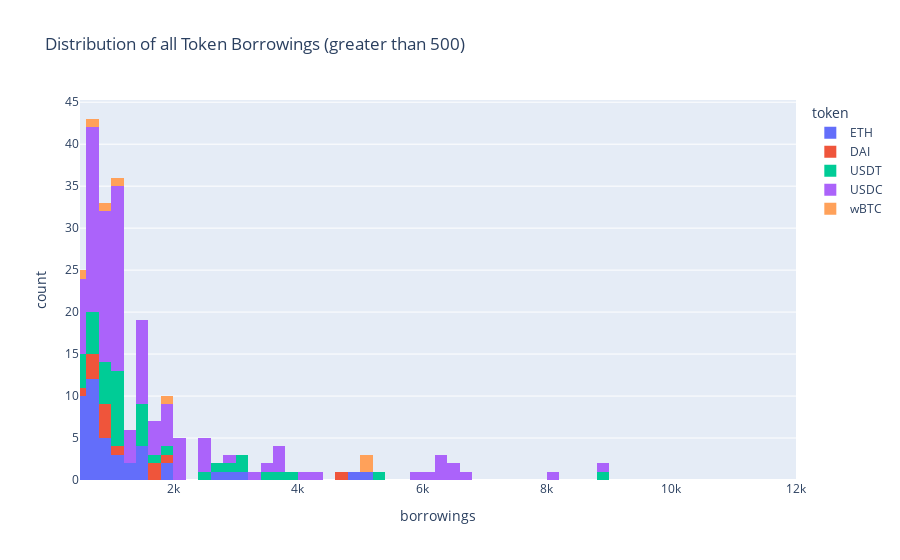

Notebook source saved alongside this figure:
### Code cell
tmp = [
    {'token': token, 'borrowings': user_state.token_states[token].borrowings * prices.prices[token] / 10**constants.get_decimals(token)}
    for user_state in state.user_states.values()
    for token in constants.symbol_decimals_map.keys()
]

token_data = pandas.DataFrame(tmp)
token_data['borrowings'] = token_data['borrowings'].astype(float)
token_data = token_data[token_data['borrowings'] > 500]
fig = px.histogram(token_data, x='borrowings', color='token', title='Distribution of all Token Borrowings (greater than 500)', nbins= 100)
fig.update_xaxes(range = [500, 12000])
fig.show()

### Figure 1 — Plotly figure (JSON) as saved in the notebook; plotly's stock layout.template omitted (floating-point values rounded to 4 significant figures)
{"data": [{"alignmentgroup": "True", "bingroup": "x", "hovertemplate": "token=ETH<br>borrowings=%{x}<br>count=%{y}<extra></extra>", "legendgroup": "ETH", "marker": {"color": "#636efa", "pattern": {"shape": ""}}, "name": "ETH", "nbinsx": 100, "offsetgroup": "ETH", "orientation": "v", "showlegend": true, "type": "histogram", "x": [755.3, 570.8, 4921.0, 760.6, 627.0, 664.7, 994.6, 767.3, 1175.0, 619.9, 2848.0, 1877.0, 1143.0, 575.3, 1171.0, 666.7, 708.5, 712.9, 1274.0, 598.9, 1497.0, 524.6, 14300.0, 949.7, 1519.0, 569.8, 540.3, 599.1, 558.4, 990.4, 526.6, 607.6, 5081.0, 916.0, 917.0, 1470.0, 2608.0, 518.9, 607.5, 713.4, 1331.0, 1883.0, 1481.0, 3085.0], "xaxis": "x", "yaxis": "y"}, {"alignmentgroup": "True", "bingroup": "x", "hovertemplate": "token=DAI<br>borrowings=%{x}<br>count=%{y}<extra></extra>", "legendgroup": "DAI", "marker": {"color": "#EF553B", "pattern": {"shape": ""}}, "name": "DAI", "nbinsx": 100, "offsetgroup": "DAI", "orientation": "v", "showlegend": true, "type": "histogram", "x": [1745.0, 1995.0, 759.2, 986.0, 1085.0, 539.0, 988.0, 783.1, 4693.0, 986.0, 748.5, 857.8, 1738.0], "xaxis": "x", "yaxis": "y"}, {"alignmentgroup": "True", "bingroup": "x", "hovertemplate": "token=USDT<br>borrowings=%{x}<br>count=%{y}<extra></extra>", "legendgroup": "USDT", "marker": {"color": "#00cc96", "pattern": {"shape": ""}}, "name": "USDT", "nbinsx": 100, "offsetgroup": "USDT", "orientation": "v", "showlegend": true, "type": "histogram", "x": [1758.0, 520.5, 1001.0, 3587.0, 1495.0, 2923.0, 814.9, 930.0, 2693.0, 1497.0, 3098.0, 3188.0, 603.6, 5285.0, 536.7, 1495.0, 1495.0, 1495.0, 502.8, 747.2, 560.8, 665.3, 2491.0, 697.3, 1195.0, 8965.0, 761.9, 3773.0, 1006.0, 3985.0, 1811.0, 896.5, 946.3, 1046.0, 976.2, 1056.0, 1195.0, 1195.0, 1195.0, 1195.0], "xaxis": "x", "yaxis": "y"}, {"alignmentgroup": "True", "bingroup": "x", "hovertemplate": "token=USDC<br>borrowings=%{x}<br>count=%{y}<extra></extra>", "legendgroup": "USDC", "marker": {"color": "#ab63fa", "pattern": {"shape": ""}}, "name": "USDC", "nbinsx": 100, "offsetgroup": "USDC", "orientation": "v", "showlegend": true, "type": "histogram", "x": [1150.0, 998.6, 620.7, 1198.0, 949.6, 1198.0, 997.1, 2193.0, 809.0, 3489.0, 1672.0, 1496.0, 1445.0, 690.5, 948.2, 679.2, 828.3, 949.0, 977.7, 754.7, 830.9, 736.9, 1117.0, 997.0, 594.1, 648.9, 2196.0, 2196.0, 1897.0, 798.6, 797.4, 1747.0, 2495.0, 3359.0, 8165.0, 663.1, 733.9, 2801.0, 1107.0, 1036.0, 711.8, 608.0, 2492.0, 1994.0, 686.6, 1047.0, 1496.0, 876.2, 3620.0, 1901.0, 1496.0, 2031.0, 508.7, 3649.0, 613.1, 553.4, 501.8, 1495.0, 648.8, 510.9, 551.7, 1201.0, 508.4, 508.4, 617.7, 1483.0, 1195.0, 1580.0, 1794.0, 1238.0, 2492.0, 831.7, 756.0, 759.1, 1994.0, 707.7, 6080.0, 5981.0, 6579.0, 6479.0, 6379.0, 6280.0, 6330.0, 6609.0, 2492.0, 797.4, 1567.0, 4004.0, 1239.0, 1504.0, 1196.0, 1023.0, 1026.0, 1050.0, 1794.0, 8971.0, 2141.0, 1272.0, 4224.0, 3776.0, 996.7, 877.1, 1118.0, 1595.0, 777.5, 1007.0, 861.9, 507.5, 1882.0, 885.8, 1181.0, 946.9, 1047.0, 1096.0, 976.8, 1096.0, 784.1, 1196.0, 1196.0, 1196.0, 1196.0], "xaxis": "x", "yaxis": "y"}, {"alignmentgroup": "True", "bingroup": "x", "hovertemplate": "token=wBTC<br>borrowings=%{x}<br>count=%{y}<extra></extra>", "legendgroup": "wBTC", "marker": {"color": "#FFA15A", "pattern": {"shape": ""}}, "name": "wBTC", "nbinsx": 100, "offsetgroup": "wBTC", "orientation": "v", "showlegend": true, "type": "histogram", "x": [535.2, 15990.0, 721.4, 918.5, 1128.0, 1863.0, 5049.0, 5049.0], "xaxis": "x", "yaxis": "y"}], "layout": {"barmode": "relative", "legend": {"title": {"text": "token"}, "tracegroupgap": 0}, "title": {"text": "Distribution of all Token Borrowings (greater than 500)"}, "xaxis": {"anchor": "y", "domain": [0, 1], "range": [500, 12000], "title": {"text": "borrowings"}}, "yaxis": {"anchor": "x", "domain": [0, 1], "title": {"text": "count"}}}}
